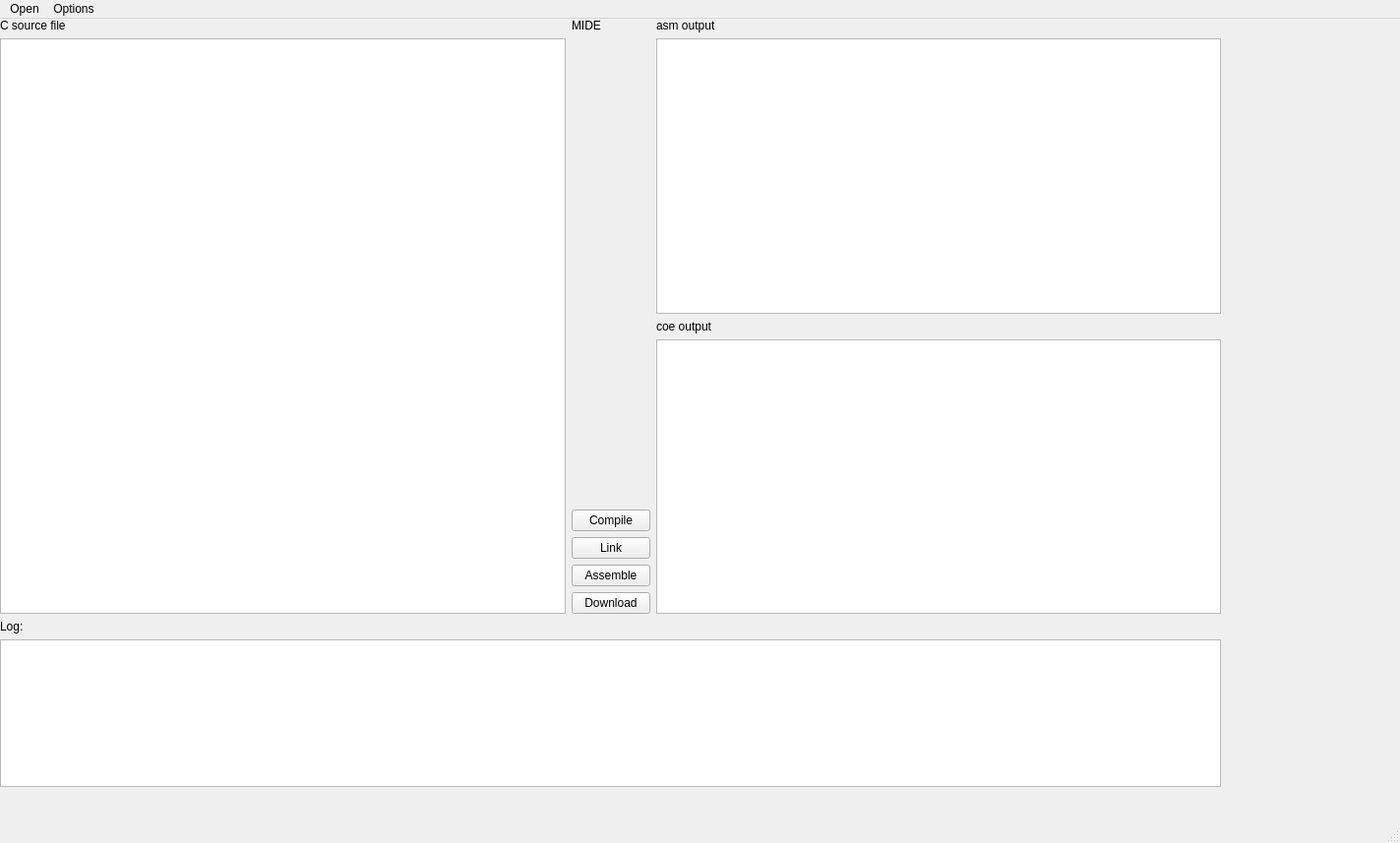
<?xml version="1.0" encoding="UTF-8"?>
<ui version="4.0">
 <class>MainWindow</class>
 <widget class="QMainWindow" name="MainWindow">
  <property name="geometry">
   <rect>
    <x>0</x>
    <y>0</y>
    <width>1423</width>
    <height>857</height>
   </rect>
  </property>
  <property name="windowTitle">
   <string>Mide: Minimal ide for Minisys1a</string>
  </property>
  <widget class="QWidget" name="centralwidget">
   <property name="sizePolicy">
    <sizepolicy hsizetype="Maximum" vsizetype="Maximum">
     <horstretch>0</horstretch>
     <verstretch>0</verstretch>
    </sizepolicy>
   </property>
   <widget class="QWidget" name="verticalWidget_4" native="true">
    <property name="geometry">
     <rect>
      <x>0</x>
      <y>0</y>
      <width>1241</width>
      <height>781</height>
     </rect>
    </property>
    <layout class="QVBoxLayout" name="mainLayout">
     <item>
      <layout class="QHBoxLayout" name="horizontalLayout">
       <item>
        <layout class="QVBoxLayout" name="verticalLayout_3">
         <item>
          <widget class="QLabel" name="label_4">
           <property name="text">
            <string>C source file</string>
           </property>
          </widget>
         </item>
         <item>
          <widget class="QTextEdit" name="textEdit">
           <property name="font">
            <font>
             <family>Consolas</family>
             <pointsize>12</pointsize>
            </font>
           </property>
          </widget>
         </item>
        </layout>
       </item>
       <item>
        <layout class="QVBoxLayout" name="verticalLayout">
         <item>
          <widget class="QLabel" name="label_3">
           <property name="text">
            <string>MIDE</string>
           </property>
          </widget>
         </item>
         <item>
          <spacer name="verticalSpacer">
           <property name="orientation">
            <enum>Qt::Vertical</enum>
           </property>
           <property name="sizeHint" stdset="0">
            <size>
             <width>20</width>
             <height>40</height>
            </size>
           </property>
          </spacer>
         </item>
         <item>
          <widget class="QPushButton" name="pushButton">
           <property name="text">
            <string>Compile</string>
           </property>
          </widget>
         </item>
         <item>
          <widget class="QPushButton" name="pushButton_2">
           <property name="text">
            <string>Link</string>
           </property>
          </widget>
         </item>
         <item>
          <widget class="QPushButton" name="pushButton_3">
           <property name="text">
            <string>Assemble</string>
           </property>
          </widget>
         </item>
         <item>
          <widget class="QPushButton" name="pushButton_4">
           <property name="text">
            <string>Download</string>
           </property>
          </widget>
         </item>
        </layout>
       </item>
       <item>
        <layout class="QVBoxLayout" name="verticalLayout_2">
         <item>
          <widget class="QLabel" name="label">
           <property name="text">
            <string>asm output</string>
           </property>
          </widget>
         </item>
         <item>
          <widget class="QTextEdit" name="textEdit_2"/>
         </item>
         <item>
          <widget class="QLabel" name="label_2">
           <property name="text">
            <string>coe output</string>
           </property>
          </widget>
         </item>
         <item>
          <widget class="QTextEdit" name="textEdit_3">
           <property name="readOnly">
            <bool>true</bool>
           </property>
          </widget>
         </item>
        </layout>
       </item>
      </layout>
     </item>
     <item>
      <widget class="QLabel" name="label_5">
       <property name="text">
        <string>Log:</string>
       </property>
      </widget>
     </item>
     <item>
      <widget class="QTextEdit" name="textEdit_4">
       <property name="minimumSize">
        <size>
         <width>0</width>
         <height>150</height>
        </size>
       </property>
       <property name="maximumSize">
        <size>
         <width>16777215</width>
         <height>150</height>
        </size>
       </property>
       <property name="readOnly">
        <bool>true</bool>
       </property>
      </widget>
     </item>
    </layout>
   </widget>
  </widget>
  <widget class="QMenuBar" name="menubar">
   <property name="geometry">
    <rect>
     <x>0</x>
     <y>0</y>
     <width>1423</width>
     <height>25</height>
    </rect>
   </property>
   <widget class="QMenu" name="menuOpen_File">
    <property name="title">
     <string>Open</string>
    </property>
    <addaction name="actionOpen_File"/>
    <addaction name="actionAbout"/>
    <addaction name="actionExit"/>
   </widget>
   <widget class="QMenu" name="menuOptions">
    <property name="title">
     <string>Options</string>
    </property>
    <addaction name="separator"/>
    <addaction name="actionSetMiasPath"/>
    <addaction name="actionSetMicoPath"/>
    <addaction name="actionSetMuaPath"/>
    <addaction name="actionSetLinkerPath"/>
   </widget>
   <addaction name="menuOpen_File"/>
   <addaction name="menuOptions"/>
  </widget>
  <widget class="QStatusBar" name="statusbar"/>
  <action name="actionOpen_File">
   <property name="text">
    <string>Open File</string>
   </property>
  </action>
  <action name="actionSetup">
   <property name="text">
    <string>Setup</string>
   </property>
  </action>
  <action name="actionExit">
   <property name="text">
    <string>Exit</string>
   </property>
  </action>
  <action name="actionSetMiasPath">
   <property name="text">
    <string>SetMiasPath</string>
   </property>
  </action>
  <action name="actionSetMicoPath">
   <property name="text">
    <string>SetMicoPath</string>
   </property>
  </action>
  <action name="actionSetMuaPath">
   <property name="text">
    <string>SetMuaPath</string>
   </property>
  </action>
  <action name="actionSetLinkerPath">
   <property name="text">
    <string>SetLinkerPath</string>
   </property>
  </action>
  <action name="actionAbout">
   <property name="text">
    <string>About</string>
   </property>
  </action>
 </widget>
 <resources/>
 <connections/>
</ui>
